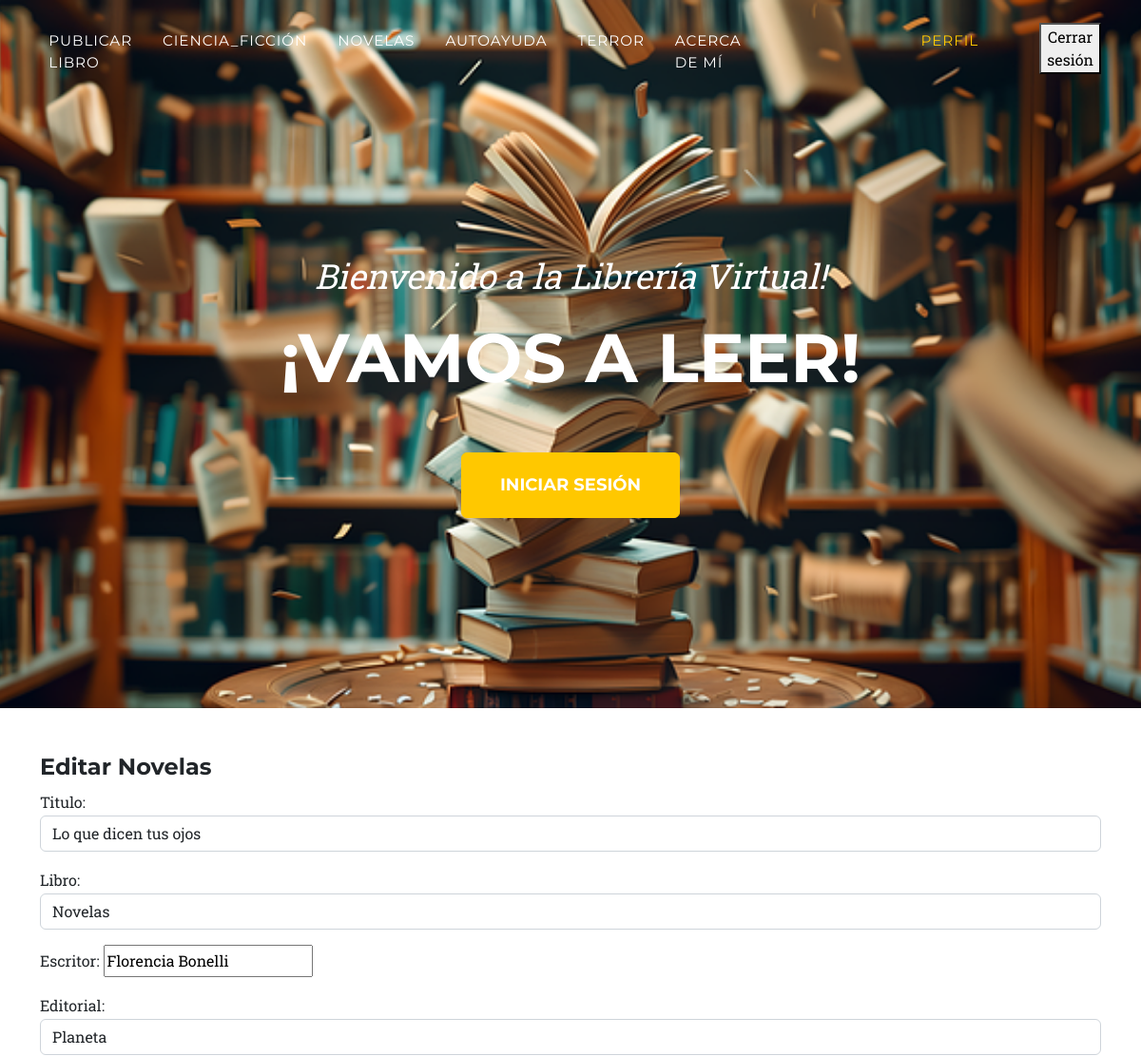
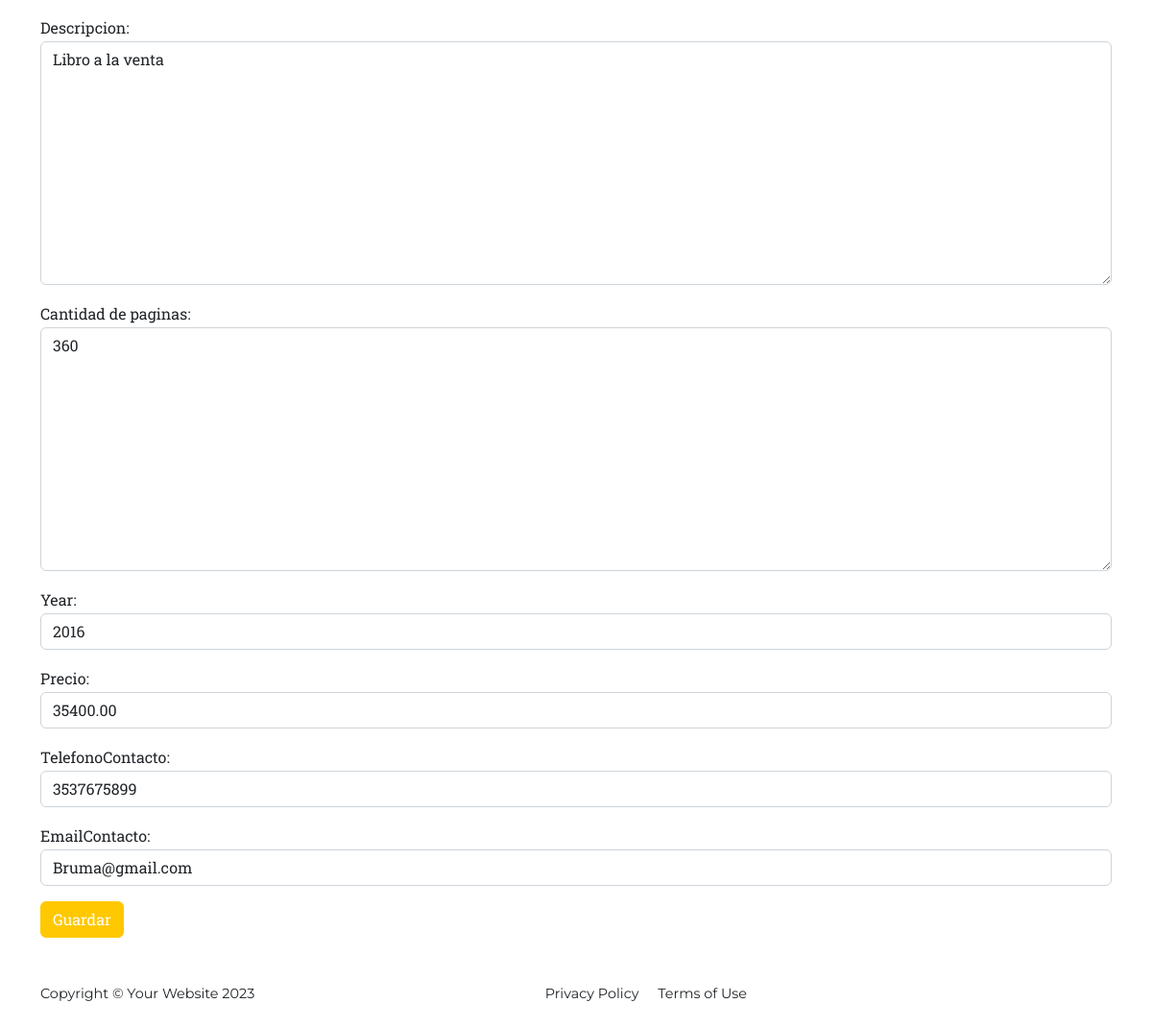
/novelasEdicion/3/ (signed in), run on the app's committed database (2 pictures, top to bottom).
### AppLibros/models.py (models this page shows, shortened)
class Libro(models.Model):
    libroSeleccion = (
    ('ciencia_ficción','Ciencia_Ficción'),
    ('novelas', 'Novelas'),
    ('autoayuda','Autoayuda'),
    ('terror','Terror'),
    ('otro','Otro'),
    )
    usuario = models.ForeignKey(User, on_delete=models.CASCADE, null=True, blank=True)
    titulo = models.CharField(max_length=200)
    libro = models.CharField(max_length=15, choices=libroSeleccion, default='autoayuda')
    escritor = models.CharField(max_length=40)
    editorial = models.CharField(max_length=40)
    descripcion = models.TextField(null=True, blank=True)
    cantidad_de_paginas= models.IntegerField()
    year = models.IntegerField()
    precio = models.DecimalField(max_digits=10, decimal_places=2)
    fechaPublicacion = models.DateTimeField(auto_now_add=True)
    telefonoContacto = models.IntegerField()
    emailContacto = models.EmailField()
    imagenLibro = models.ImageField(null=True, blank=True, upload_to="imagenes/")
    class Meta:
        ordering = ['usuario', '-fechaPublicacion']

### AppLibros/views.py (the view)
# urls.py: path('novelasEdicion/<int:pk>/', NovelasUpdate.as_view(), name='novelas_editar'),
class NovelasUpdate(LoginRequiredMixin, UpdateView):
    model = Libro
    form_class = ActualizacionLibro
    success_url = reverse_lazy('novelas')
    context_object_name = 'novelas'
    template_name = 'novelasEdicion.html'

### AppLibros/forms.py
class ActualizacionLibro(forms.ModelForm):
    class Meta:
        model = Libro
        fields = ('usuario','titulo', 'libro', 'escritor', 'editorial', 'descripcion', 'cantidad_de_paginas','year', 'precio', 'telefonoContacto', 'emailContacto')
        widgets = {
            'usuario': forms.TextInput(attrs={'class': 'form-control', 'value': '', 'id':'usuario_id', 'type':'hidden'}),
            'titulo' : forms.TextInput(attrs={'class': 'form-control'}),
            'libro' : forms.Select(attrs={'class': 'form-control'}),
            'ecritor' : forms.TextInput(attrs={'class': 'form-control'}),
            'editorial' : forms.TextInput(attrs={'class': 'form-control'}),
            'descripcion' : forms.Textarea(attrs={'class': 'form-control'}),
            'cantidad_de_paginas' : forms.Textarea(attrs={'class': 'form-control'}),
            'year' : forms.TextInput(attrs={'class': 'form-control'}),
            'precio' : forms.TextInput(attrs={'class': 'form-control'}),
            'telefonoContacto' : forms.TextInput(attrs={'class': 'form-control'}),
            'emailContacto' : forms.TextInput(attrs={'class': 'form-control'}),
        }

### AppLibros/templates/novelasEdicion.html
{% extends 'home.html' %}
{% block main %}
<br>
<br>
{% if user.id == novelas.usuario.id %}
<div class="container">
    <h4>Editar Novelas</h4>
</div>
<div class="container">
    <div class="form-group">
        <form method="post" enctype="multipart/form-data">{% csrf_token %}
            {{ form.as_p }}
            <button type="submit" class="btn btn-primary">Guardar</button>
        </form>
    </div>
</div>
<br>
{% else %}
<div class="container">
<h4>No tienes acceso a esta pagina!</h4>
</div>
{% endif %}
{% endblock main %}

### data on the page
Libro: titulo "Lo que dicen tus ojos", libro "Novelas", escritor "Florencia Bonelli", editorial "Planeta", descripcion "Libro a la venta", cantidad_de_paginas "360", year "2016", precio "35400.00", telefonoContacto "3537675899", emailContacto "Bruma@gmail.com"
